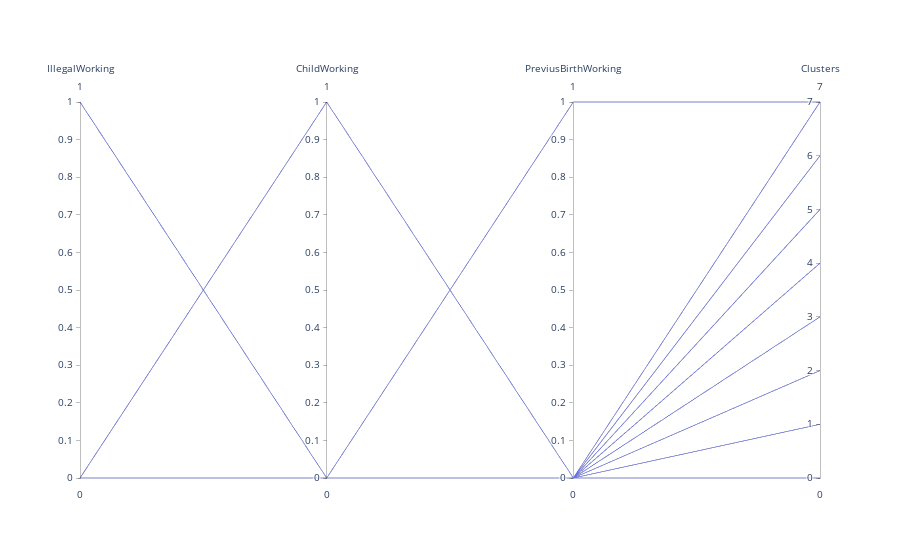

Notebook code cell kept with this figure:
### Code cell
fig = go.Figure(data=
                go.Parcoords(
                    dimensions = list([
                        dict(
                            label = "IllegalWorking", values = x["IllegalWorking"]),
                        dict(
                            label = 'ChildWorking', values = x['ChildWorking']),
                        dict(
                            label = 'PreviusBirthWorking', values = x["PreviusBirthWorking"]),
                        dict(
                            label = 'Clusters', values = x["clusters"])
                    ])
                )
        )
fig.show()

### Figure 1 — Plotly figure (JSON) as saved in the notebook; plotly's stock layout.template omitted (floating-point values rounded to 4 significant figures; data arrays with more than 128 entries replaced by an {"elided": "..."} marker saying what was removed)
{"data": [{"dimensions": [{"label": "IllegalWorking", "values": {"elided": "1470 int values"}}, {"label": "ChildWorking", "values": {"elided": "1470 int values"}}, {"label": "PreviusBirthWorking", "values": {"elided": "1470 int values"}}, {"label": "Clusters", "values": {"elided": "1470 int values"}}], "type": "parcoords"}], "layout": {}}
